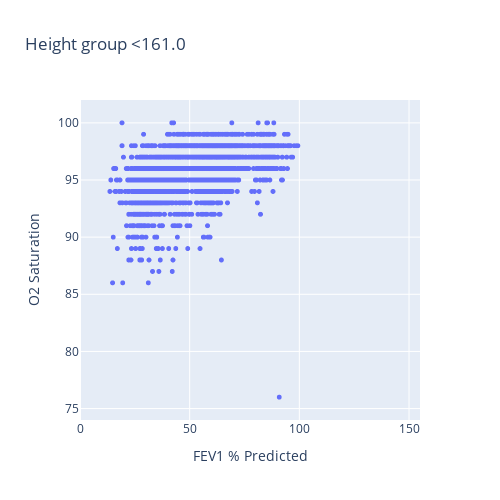
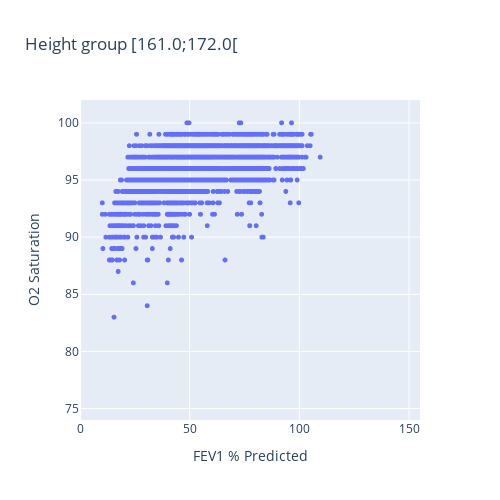
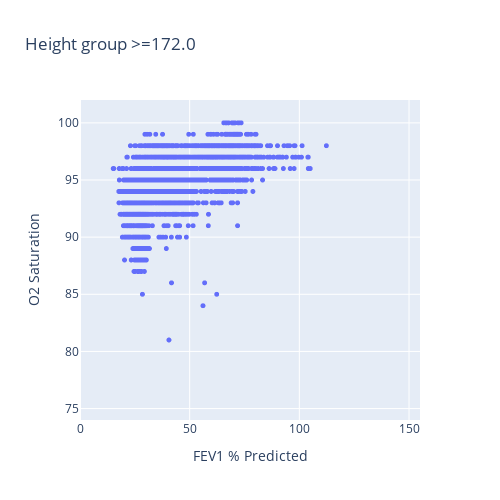

Notebook code cell kept with these figures, in order:
### Code cell
var = "FEV1"
xaxis_range = [0, 5.1]
var = "FEV1 % Predicted"
xaxis_range = [0, 155]

# Plot with height
O2_FEV1["Height Group"], height_labels = partition_in_n_equal_groups(
    O2_FEV1["Height"], 3, True
)

fig = px.scatter(
    O2_FEV1,
    y="O2 Saturation",
    x=var,
    color="Height Group",
    marginal_x="histogram",
    marginal_y="histogram",
)
# fig.update_layout(autosize=False, width=800, height=800)
fig.update_traces(marker=dict(size=5), selector=dict(mode="markers"))
# fig.update_xaxes(range=[0.9*min(O2_FEV1["FEV1"]), 1.1*max(O2_FEV1["FEV1"])])
# fig.update_yaxes(range=[0.9*min(O2_FEV1["O2 Saturation"]), max(1.1*O2_FEV1["O2 Saturation"])])
# fig.show()
# Partition FEV1 % Predicted in 3 groups

for height_group in height_labels:
    mask_height = O2_FEV1["Height Group"] == height_group

    fig = px.scatter(
        O2_FEV1[mask_height],
        y="O2 Saturation",
        x=var,
        title="Height group {}".format(height_group),
    )
    fig.update_layout(autosize=False, width=500, height=500)
    fig.update_traces(marker=dict(size=5), selector=dict(mode="markers"))
    fig.update_xaxes(range=xaxis_range)
    fig.update_yaxes(range=[74, 102])
    fig.show()
    filename = "Height group " + height_group + " " + var + "-O2 raw"
    # fig.write_image(plotsdir + filename + ".pdf")

### Figure 1 — Plotly figure (JSON) as saved in the notebook; plotly's stock layout.template omitted (floating-point values rounded to 4 significant figures; data arrays with more than 128 entries replaced by an {"elided": "..."} marker saying what was removed)
{"data": [{"hovertemplate": "FEV1 % Predicted=%{x}<br>O2 Saturation=%{y}<extra></extra>", "legendgroup": "", "marker": {"color": "#636efa", "size": 5, "symbol": "circle"}, "mode": "markers", "name": "", "showlegend": false, "type": "scattergl", "x": {"elided": "2935 float values"}, "xaxis": "x", "y": {"elided": "2935 int values"}, "yaxis": "y"}], "layout": {"autosize": false, "height": 500, "legend": {"tracegroupgap": 0}, "title": {"text": "Height group <161.0"}, "width": 500, "xaxis": {"anchor": "y", "domain": [0, 1], "range": [0, 155], "title": {"text": "FEV1 % Predicted"}}, "yaxis": {"anchor": "x", "domain": [0, 1], "range": [74, 102], "title": {"text": "O2 Saturation"}}}}

### Figure 2 — Plotly figure (JSON) as saved in the notebook; plotly's stock layout.template omitted (floating-point values rounded to 4 significant figures; data arrays with more than 128 entries replaced by an {"elided": "..."} marker saying what was removed)
{"data": [{"hovertemplate": "FEV1 % Predicted=%{x}<br>O2 Saturation=%{y}<extra></extra>", "legendgroup": "", "marker": {"color": "#636efa", "size": 5, "symbol": "circle"}, "mode": "markers", "name": "", "showlegend": false, "type": "scattergl", "x": {"elided": "3401 float values"}, "xaxis": "x", "y": {"elided": "3401 int values"}, "yaxis": "y"}], "layout": {"autosize": false, "height": 500, "legend": {"tracegroupgap": 0}, "title": {"text": "Height group [161.0;172.0["}, "width": 500, "xaxis": {"anchor": "y", "domain": [0, 1], "range": [0, 155], "title": {"text": "FEV1 % Predicted"}}, "yaxis": {"anchor": "x", "domain": [0, 1], "range": [74, 102], "title": {"text": "O2 Saturation"}}}}

### Figure 3 — Plotly figure (JSON) as saved in the notebook; plotly's stock layout.template omitted (floating-point values rounded to 4 significant figures; data arrays with more than 128 entries replaced by an {"elided": "..."} marker saying what was removed)
{"data": [{"hovertemplate": "FEV1 % Predicted=%{x}<br>O2 Saturation=%{y}<extra></extra>", "legendgroup": "", "marker": {"color": "#636efa", "size": 5, "symbol": "circle"}, "mode": "markers", "name": "", "showlegend": false, "type": "scattergl", "x": {"elided": "3190 float values"}, "xaxis": "x", "y": {"elided": "3190 int values"}, "yaxis": "y"}], "layout": {"autosize": false, "height": 500, "legend": {"tracegroupgap": 0}, "title": {"text": "Height group >=172.0"}, "width": 500, "xaxis": {"anchor": "y", "domain": [0, 1], "range": [0, 155], "title": {"text": "FEV1 % Predicted"}}, "yaxis": {"anchor": "x", "domain": [0, 1], "range": [74, 102], "title": {"text": "O2 Saturation"}}}}
